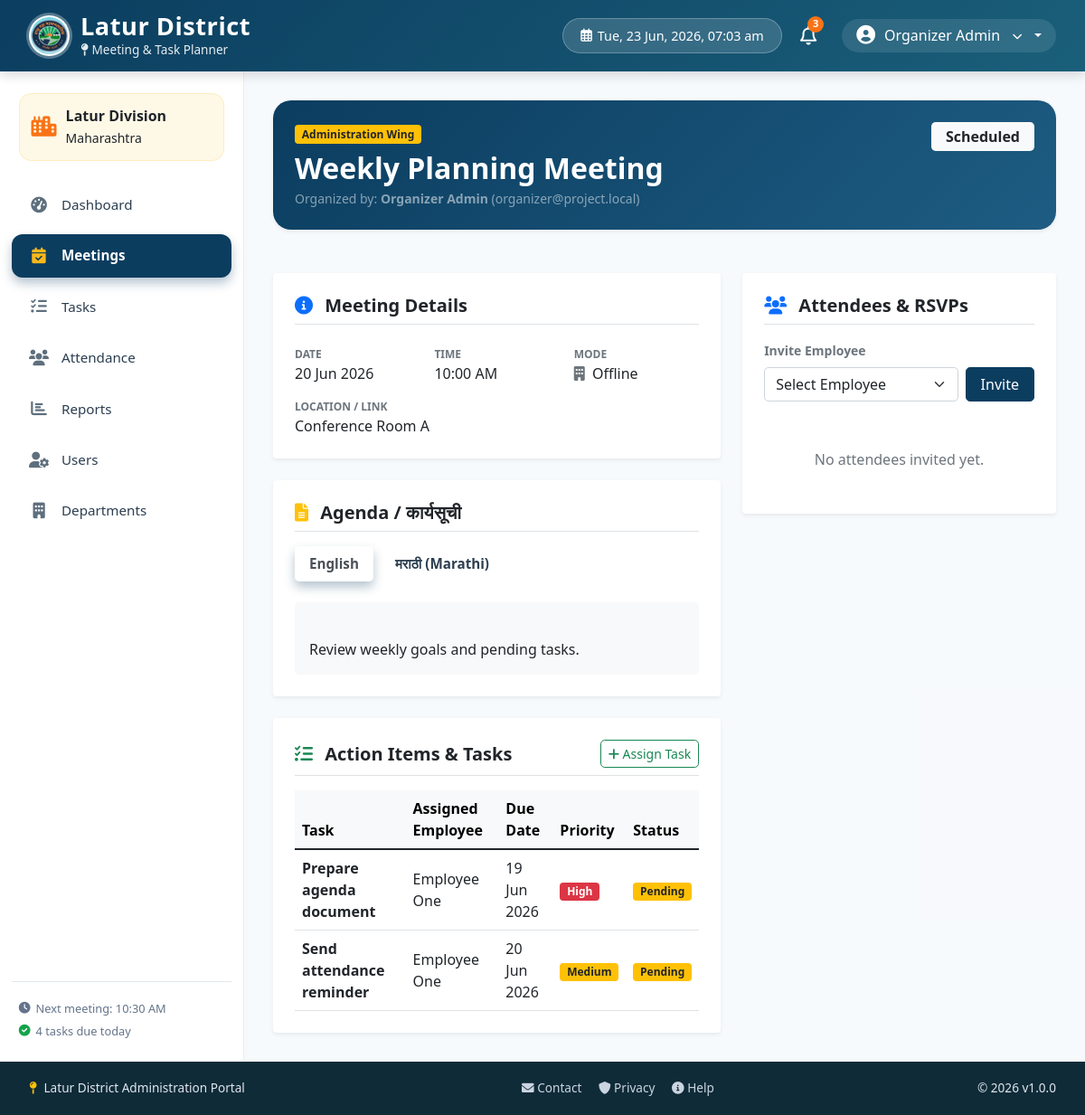
Screenshot of /modules/meetings/view.php?id=1 (signed in) with the database file from the repository.
### tables this page shows
CREATE TABLE IF NOT EXISTS meetings (
  id INT AUTO_INCREMENT PRIMARY KEY,
  title VARCHAR(150) NOT NULL,
  meeting_date DATE NOT NULL,
  meeting_time TIME NOT NULL,
  location VARCHAR(150) NOT NULL,
  mode VARCHAR(50) NOT NULL,
  agenda TEXT NOT NULL,
  department VARCHAR(100) NOT NULL,
  organizer_id INT NOT NULL,
  status VARCHAR(30) NOT NULL DEFAULT 'Scheduled',
  created_at TIMESTAMP DEFAULT CURRENT_TIMESTAMP,
  FOREIGN KEY (organizer_id) REFERENCES users(id)
);

CREATE TABLE IF NOT EXISTS users (
  id INT AUTO_INCREMENT PRIMARY KEY,
  name VARCHAR(100) NOT NULL,
  email VARCHAR(150) NOT NULL UNIQUE,
  password VARCHAR(255) NOT NULL,
  role VARCHAR(50) NOT NULL,
  department VARCHAR(100) NOT NULL,
  isDeleted ENUM('Yes','No') NOT NULL DEFAULT 'No'
);

CREATE TABLE IF NOT EXISTS tasks (
  id INT AUTO_INCREMENT PRIMARY KEY,
  meeting_id INT NOT NULL,
  title VARCHAR(150) NOT NULL,
  assigned_to INT NOT NULL,
  due_date DATE NOT NULL,
  priority VARCHAR(20) NOT NULL,
  status VARCHAR(30) NOT NULL DEFAULT 'Pending',
  notes TEXT,
  created_at TIMESTAMP DEFAULT CURRENT_TIMESTAMP,
  FOREIGN KEY (meeting_id) REFERENCES meetings(id) ON DELETE CASCADE,
  FOREIGN KEY (assigned_to) REFERENCES users(id)
);

### config/db.php (called while the page is built, shortened)
<?php
function isOrganizer() {
    return isset($_SESSION['role']) && ($_SESSION['role'] === 'Organizer' || $_SESSION['role'] === 'Collector');
}
function formatTime12Hour($time) {
    $timeArray = explode(':', $time);
    if (count($timeArray) >= 2) {
        $hour = (int)$timeArray[0];
        $minute = $timeArray[1];
        $ampm = ($hour >= 12) ? 'PM' : 'AM';
        return str_pad($hour, 2, '0', STR_PAD_LEFT) . ':' . $minute . ' ' . $ampm;
    }
    return $time;
}
?>

### modules/meetings/view.php (the view, shortened to what this page needs)
<?php
require_once '../../config/db.php';
include_once '../../includes/header.php';
$conn = getDBConnection();
$meetingId = isset($_GET['id']) ? (int)$_GET['id'] : 0;
$stmt = $conn->prepare("SELECT m.*, u.name as organizer_name, u.email as organizer_email
                        FROM meetings m
                        JOIN users u ON m.organizer_id = u.id
                        WHERE m.id = ?");
$stmt->bind_param("i", $meetingId);
$stmt->execute();
$meeting = $stmt->get_result()->fetch_assoc();
$stmt = $conn->prepare("SELECT a.id as attendance_id, a.status as att_status, a.remarks as att_remarks, u.id as user_id, u.name as user_name, u.email as user_email, u.department as user_dept
                        FROM attendance a
                        JOIN users u ON a.user_id = u.id
                        WHERE a.meeting_id = ?
                        ORDER BY u.name ASC");
$stmt->bind_param("i", $meetingId);
$stmt->execute();
$attendees = $stmt->get_result()->fetch_all(MYSQLI_ASSOC);
$stmt = $conn->prepare("SELECT t.*, u.name as assignee_name
                        FROM tasks t
                        JOIN users u ON t.assigned_to = u.id
                        WHERE t.meeting_id = ?
                        ORDER BY t.due_date ASC");
$stmt->bind_param("i", $meetingId);
$stmt->execute();
$tasks = $stmt->get_result()->fetch_all(MYSQLI_ASSOC);
$nonAttendees = [];
if (isOrganizer()) {
    $stmt = $conn->prepare("SELECT id, name, email FROM users WHERE role = 'Employee' AND department = ? AND isDeleted = 'No' AND id NOT IN (SELECT user_id FROM attendance WHERE meeting_id = ?) ORDER BY name ASC");
    $stmt->bind_param("si", $meeting['department'], $meetingId);
    $stmt->execute();
    $nonAttendees = $stmt->get_result()->fetch_all(MYSQLI_ASSOC);
}
?>
<div class="row g-4">
    <div class="col-12">
        <div class="card p-4 border-0 shadow-sm text-white mb-4" style="background: linear-gradient(135deg, #0b3d5f 0%, #1e5c83 100%); border-radius: 20px;">
            <div class="d-flex justify-content-between align-items-start flex-wrap gap-2">
                <div>
                    <span class="badge bg-warning text-dark fw-bold mb-2"><?php echo htmlspecialchars($meeting['department']); ?> Wing</span>
                    <h2 class="fw-bold mb-1"><?php echo htmlspecialchars($meeting['title']); ?></h2>
                    <p class="mb-0 text-white-50 small">Organized by: <strong><?php echo htmlspecialchars($meeting['organizer_name']); ?></strong> (<?php echo htmlspecialchars($meeting['organizer_email']); ?>)</p>
                </div>
                <span class="badge bg-light text-dark px-3 py-2 fs-6 rounded-3"><?php echo htmlspecialchars($meeting['status']); ?></span>
            </div>
        </div>
    </div>
    <div class="col-lg-7">
        <div class="card border-0 shadow-sm mb-4 bg-white p-4">
            <h5 class="fw-bold text-gov-blue mb-4 border-bottom pb-2"><i class="fas fa-info-circle text-primary me-2"></i> Meeting Details</h5>
            <div class="row g-3">
                <div class="col-6 col-sm-4">
                    <small class="text-muted d-block uppercase fw-bold" style="font-size: 0.75rem;">DATE</small>
                    <span class="fw-semibold text-dark"><?php echo date('d M Y', strtotime($meeting['meeting_date'])); ?></span>
                </div>
                <div class="col-6 col-sm-4">
                    <small class="text-muted d-block uppercase fw-bold" style="font-size: 0.75rem;">TIME</small>
                    <span class="fw-semibold text-dark"><?php echo formatTime12Hour($meeting['meeting_time']); ?></span>
                </div>
                <div class="col-6 col-sm-4">
                    <small class="text-muted d-block uppercase fw-bold" style="font-size: 0.75rem;">MODE</small>
                    <span class="fw-semibold text-dark"><i class="fas <?php echo strtolower($meeting['mode']) === 'online' ? 'fa-video' : 'fa-building'; ?> me-1 text-secondary"></i> <?php echo htmlspecialchars($meeting['mode']); ?></span>
                </div>
                <div class="col-12 col-sm-12">
                    <small class="text-muted d-block uppercase fw-bold" style="font-size: 0.75rem;">LOCATION / LINK</small>
                    <span class="fw-semibold text-dark"><?php echo htmlspecialchars($meeting['location']); ?></span>
                </div>
            </div>
        </div>
        <div class="card border-0 shadow-sm mb-4 bg-white p-4">
            <h5 class="fw-bold text-gov-blue mb-3 border-bottom pb-2"><i class="fas fa-file-alt text-warning me-2"></i> Agenda / कार्यसूची</h5>
            <ul class="nav nav-tabs border-bottom-0 mb-3" id="agendaTab" role="tablist">
                <li class="nav-item" role="presentation">
                    <button class="nav-link active fw-bold border-0 px-3 py-2 rounded-3 me-2" id="english-tab" data-bs-toggle="tab" data-bs-target="#english-agenda" type="button" role="tab" aria-controls="english-agenda" aria-selected="true">English</button>
                </li>
                <li class="nav-item" role="presentation">
                    <button class="nav-link fw-bold border-0 px-3 py-2 rounded-3" id="marathi-tab" data-bs-toggle="tab" data-bs-target="#marathi-agenda" type="button" role="tab" aria-controls="marathi-agenda" aria-selected="false">मराठी (Marathi)</button>
                </li>
            </ul>
            <div class="tab-content bg-light p-3 rounded-3" id="agendaTabContent">
                <div class="tab-pane fade show active text-dark" id="english-agenda" role="tabpanel" aria-labelledby="english-tab" style="white-space: pre-line;">
                    <?php echo htmlspecialchars($meeting['agenda']); ?>
                </div>
            </div>
        </div>
        <div class="card border-0 shadow-sm bg-white p-4">
            <div class="d-flex justify-content-between align-items-center mb-3 border-bottom pb-2">
                <h5 class="fw-bold text-gov-blue mb-0"><i class="fas fa-tasks text-success me-2"></i> Action Items & Tasks</h5>
                <?php if (isOrganizer()): ?>
                    <a href="../tasks/create.php?meeting_id=<?php echo $meetingId; ?>" class="btn btn-sm btn-outline-success rounded-3">
                        <i class="fas fa-plus"></i> Assign Task
                    </a>
                <?php endif; ?>
            </div>
            <?php if (empty($tasks)): ?>
                <div class="text-center py-4">
                    <p class="text-muted mb-0">No tasks assigned for this meeting yet.</p>
                </div>
            <?php else: ?>
                <div class="table-responsive">
                    <table class="table table-hover align-middle mb-0">
                        <thead>
                            <tr class="table-light">
                                <th>Task</th>
                                <th>Assigned Employee</th>
                                <th>Due Date</th>
                                <th>Priority</th>
                                <th>Status</th>
                            </tr>
                        </thead>
                        <tbody>
                            <?php foreach ($tasks as $task): ?>
                                <tr>
                                    <td>
                                        <div class="fw-bold"><?php echo htmlspecialchars($task['title']); ?></div>
                                    </td>
                                    <td><?php echo htmlspecialchars($task['assignee_name']); ?></td>
                                    <td><?php echo date('d M Y', strtotime($task['due_date'])); ?></td>
                                    <td>
                                        <?php
                                        $p = $task['priority'];
                                        $pBadge = match($p) { 'High'=>'danger', 'Medium'=>'warning text-dark', 'Low'=>'success', default=>'secondary' };
                                        ?>
                                        <span class="badge bg-<?php echo $pBadge; ?>"><?php echo htmlspecialchars($p); ?></span>
                                    </td>
                                    <td>
                                        <?php
                                        $s = $task['status'];
                                        $sBadge = match($s) { 'Completed'=>'success', 'In Progress'=>'info text-dark', 'Pending'=>'warning text-dark', default=>'secondary' };
                                        ?>
                                        <span class="badge bg-<?php echo $sBadge; ?>"><?php echo htmlspecialchars($s); ?></span>
                                    </td>
                                </tr>
                            <?php endforeach; ?>
                        </tbody>
                    </table>
                </div>
            <?php endif; ?>
        </div>
    </div>
    <div class="col-lg-5">
        <div class="card border-0 shadow-sm bg-white p-4 mb-4">
            <h5 class="fw-bold text-gov-blue mb-3 border-bottom pb-2"><i class="fas fa-users text-primary me-2"></i> Attendees & RSVPs</h5>
            <?php if (isOrganizer() && !empty($nonAttendees)): ?>
                <form action="../../controllers/AttendanceController.php" method="POST" class="mb-4">
                    <label class="form-label small fw-bold text-secondary">Invite Employee</label>
                    <div class="d-flex gap-2">
                        <select name="user_id" class="form-select rounded-3" required>
                            <option value="">Select Employee</option>
                        </select>
                        <button type="submit" class="btn btn-primary rounded-3 px-3" style="background-color: #0b3d5f; border-color: #0b3d5f;">Invite</button>
                    </div>
                </form>
            <?php endif; ?>
            <?php if (empty($attendees)): ?>
                <div class="text-center py-4 text-muted">
                    <p class="mb-0 mt-1">No attendees invited yet.</p>
                </div>
            <?php endif; ?>
        </div>
    </div>
</div>
<?php include_once '../../includes/footer.php'; ?>

### rows the page displays
meetings: department "Administration", title "Weekly Planning Meeting", organizer.name "Organizer Admin", organizer.email "organizer@project.local", status "Scheduled", meeting_date "20 Jun 2026", meeting_time "10:00 AM", mode "Offline", location "Conference Room A", agenda "Review weekly goals and pending tasks."
tasks: title "Prepare agenda document", assigned_to.name "Employee One", due_date "19 Jun 2026", priority "High", status "Pending"
tasks: title "Send attendance reminder", assigned_to.name "Employee One", due_date "20 Jun 2026", priority "Medium", status "Pending"

### other values shown
$userName "Organizer Admin"
